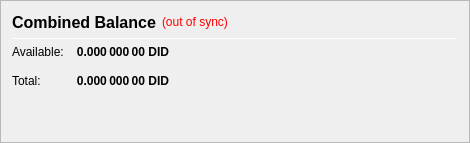
                   <widget class="QFrame" name="frame_CombinedBalances">
                    <property name="minimumSize">
                     <size>
                      <width>470</width>
                      <height>0</height>
                     </size>
                    </property>
                    <property name="frameShape">
                     <enum>QFrame::StyledPanel</enum>
                    </property>
                    <property name="frameShadow">
                     <enum>QFrame::Raised</enum>
                    </property>
                    <layout class="QVBoxLayout" name="verticalLayout_5">
                     <item>
                      <layout class="QHBoxLayout" name="horizontalLayout_5" stretch="0,0,0">
                       <item>
                        <widget class="QLabel" name="label_5z">
                         <property name="minimumSize">
                          <size>
                           <width>0</width>
                           <height>20</height>
                          </size>
                         </property>
                         <property name="font">
                          <font>
                           <pointsize>12</pointsize>
                           <weight>75</weight>
                           <bold>true</bold>
                          </font>
                         </property>
                         <property name="toolTip">
                          <string>Combined Balance (including unconfirmed and immature coins)</string>
                         </property>
                         <property name="text">
                          <string>Combined Balance</string>
                         </property>
                        </widget>
                       </item>
                       <item>
                        <widget class="QLabel" name="labelWalletStatus">
                         <property name="cursor">
                          <cursorShape>WhatsThisCursor</cursorShape>
                         </property>
                         <property name="toolTip">
                          <string>The displayed information may be out of date. Your wallet automatically synchronizes with the DIRTYDEEDS network after a connection is established, but this process has not completed yet.</string>
                         </property>
                         <property name="styleSheet">
                          <string notr="true">QLabel { color: red; }</string>
                         </property>
                         <property name="text">
                          <string notr="true">(out of sync)</string>
                         </property>
                         <property name="alignment">
                          <set>Qt::AlignLeading|Qt::AlignLeft|Qt::AlignVCenter</set>
                         </property>
                        </widget>
                       </item>
                       <item>
                        <spacer name="horizontalSpacer_1">
                         <property name="orientation">
                          <enum>Qt::Horizontal</enum>
                         </property>
                         <property name="sizeHint" stdset="0">
                          <size>
                           <width>40</width>
                           <height>20</height>
                          </size>
                         </property>
                        </spacer>
                       </item>
                      </layout>
                     </item>
                     <item>
                      <widget class="Line" name="line_CombinedBalance">
                       <property name="minimumSize">
                        <size>
                         <width>0</width>
                         <height>1</height>
                        </size>
                       </property>
                       <property name="maximumSize">
                        <size>
                         <width>16777215</width>
                         <height>1</height>
                        </size>
                       </property>
                       <property name="orientation">
                        <enum>Qt::Horizontal</enum>
                       </property>
                      </widget>
                     </item>
                     <item>
                      <layout class="QGridLayout" name="gridLayout_3">
                       <property name="spacing">
                        <number>12</number>
                       </property>
                       <item row="1" column="0">
                        <widget class="QLabel" name="labelBalanceTextz">
                         <property name="text">
                          <string>Available:</string>
                         </property>
                        </widget>
                       </item>
                       <item row="1" column="1">
                        <widget class="QLabel" name="labelBalancez">
                         <property name="font">
                          <font>
                           <weight>75</weight>
                           <bold>true</bold>
                          </font>
                         </property>
                         <property name="cursor">
                          <cursorShape>IBeamCursor</cursorShape>
                         </property>
                         <property name="toolTip">
                          <string>Your current spendable balance</string>
                         </property>
                         <property name="text">
                          <string notr="true">0.000 000 00 DID</string>
                         </property>
                         <property name="alignment">
                          <set>Qt::AlignRight|Qt::AlignTrailing|Qt::AlignVCenter</set>
                         </property>
                         <property name="textInteractionFlags">
                          <set>Qt::LinksAccessibleByMouse|Qt::TextSelectableByKeyboard|Qt::TextSelectableByMouse</set>
                         </property>
                        </widget>
                       </item>
                       <item row="2" column="0">
                        <widget class="QLabel" name="labelTotalTextz">
                         <property name="text">
                          <string>Total:</string>
                         </property>
                        </widget>
                       </item>
                       <item row="2" column="1">
                        <widget class="QLabel" name="labelTotalz">
                         <property name="font">
                          <font>
                           <weight>75</weight>
                           <bold>true</bold>
                          </font>
                         </property>
                         <property name="cursor">
                          <cursorShape>IBeamCursor</cursorShape>
                         </property>
                         <property name="toolTip">
                          <string>Total Balance, including all unavailable coins.</string>
                         </property>
                         <property name="text">
                          <string notr="true">0.000 000 00 DID</string>
                         </property>
                         <property name="alignment">
                          <set>Qt::AlignRight|Qt::AlignTrailing|Qt::AlignVCenter</set>
                         </property>
                         <property name="textInteractionFlags">
                          <set>Qt::LinksAccessibleByMouse|Qt::TextSelectableByKeyboard|Qt::TextSelectableByMouse</set>
                         </property>
                        </widget>
                       </item>
                       <item row="2" column="3">
                        <spacer name="horizontalSpacer_2">
                         <property name="orientation">
                          <enum>Qt::Horizontal</enum>
                         </property>
                         <property name="sizeHint" stdset="0">
                          <size>
                           <width>40</width>
                           <height>20</height>
                          </size>
                         </property>
                        </spacer>
                       </item>
                      </layout>
                     </item>
                     <item>
                      <spacer name="verticalSpacer_1">
                       <property name="orientation">
                        <enum>Qt::Vertical</enum>
                       </property>
                       <property name="sizeHint" stdset="0">
                        <size>
                         <width>20</width>
                         <height>40</height>
                        </size>
                       </property>
                      </spacer>
                     </item>
                    </layout>
                   </widget>
